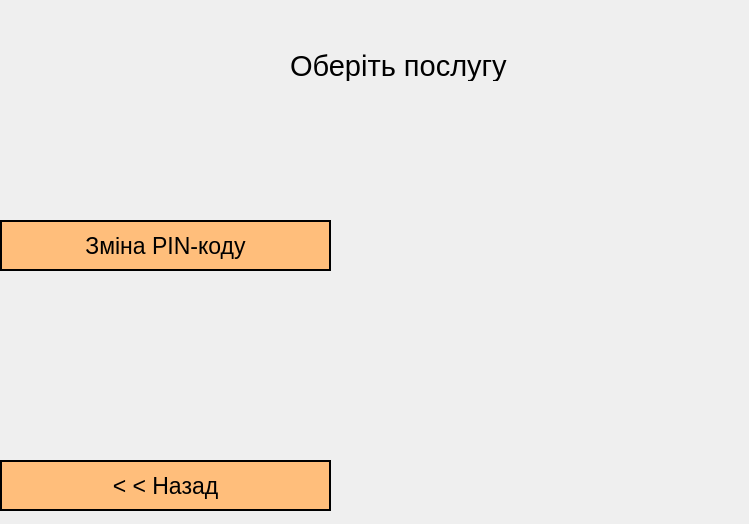
    <widget class="QWidget" name="page7_Settings">
     <widget class="QPushButton" name="Button_changePin">
      <property name="geometry">
       <rect>
        <x>0</x>
        <y>220</y>
        <width>331</width>
        <height>51</height>
       </rect>
      </property>
      <property name="font">
       <font>
        <family>Arial</family>
        <pointsize>17</pointsize>
       </font>
      </property>
      <property name="cursor">
       <cursorShape>PointingHandCursor</cursorShape>
      </property>
      <property name="styleSheet">
       <string notr="true">color: rgb(0, 0, 0);
background-color: rgb(255, 190, 123);
border-style: solid;
border-width: 2px;
border-color: rgb(0, 0, 0);

</string>
      </property>
      <property name="text">
       <string>Зміна PIN-коду</string>
      </property>
     </widget>
     <widget class="QPushButton" name="backButton_page7">
      <property name="enabled">
       <bool>true</bool>
      </property>
      <property name="geometry">
       <rect>
        <x>0</x>
        <y>460</y>
        <width>331</width>
        <height>51</height>
       </rect>
      </property>
      <property name="font">
       <font>
        <family>Arial</family>
        <pointsize>17</pointsize>
       </font>
      </property>
      <property name="cursor">
       <cursorShape>PointingHandCursor</cursorShape>
      </property>
      <property name="styleSheet">
       <string notr="true">color: rgb(0, 0, 0);
background-color: rgb(255, 190, 123);
border-style: solid;
border-width: 2px;
border-color: rgb(0, 0, 0);

</string>
      </property>
      <property name="text">
       <string>&lt; &lt; Назад</string>
      </property>
     </widget>
     <widget class="QLabel" name="page7_label_2">
      <property name="geometry">
       <rect>
        <x>290</x>
        <y>50</y>
        <width>281</width>
        <height>31</height>
       </rect>
      </property>
      <property name="font">
       <font>
        <family>Arial</family>
        <pointsize>22</pointsize>
       </font>
      </property>
      <property name="styleSheet">
       <string notr="true">color: rgb(0, 0, 0);</string>
      </property>
      <property name="text">
       <string>Оберіть послугу</string>
      </property>
     </widget>
     <widget class="QLabel" name="page7_Logo_2">
      <property name="geometry">
       <rect>
        <x>650</x>
        <y>420</y>
        <width>90</width>
        <height>95</height>
       </rect>
      </property>
      <property name="text">
       <string/>
      </property>
      <property name="pixmap">
       <pixmap resource="resource.qrc">:/imgs/img/bagel_90x95.png</pixmap>
      </property>
     </widget>
    </widget>
